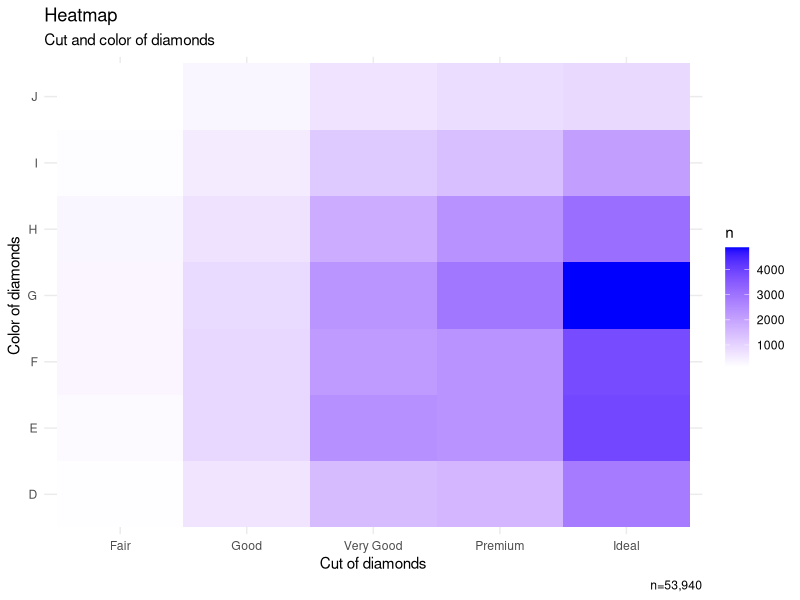

The R script that drew this image: (Note: this script raises an error after producing the figure.)
#R Heat Map
library(dplyr)
library(ggplot2)


ds <- diamonds %>%
  dplyr::group_by(cut,color)%>%
  dplyr::tally()

pl <- ggplot(data = ds,aes(x = cut, y = color, fill = n))
pl <- pl + geom_tile()
pl <- pl + theme_minimal()
pl <- pl + scale_fill_gradient(low="white", high="blue")
pl <- pl + labs(title = "Heatmap")
pl <- pl + labs(x ="Cut of diamonds", y = "Color of diamonds")
pl <- pl + labs(subtitle = "Cut and color of diamonds")
pl <- pl + labs(caption = paste0("n=", prettyNum(sum(ds$n), big.mark = ",")))

pl


#R Spatial Chart
library(tidyverse)
library(maps)
library(mapproj)
library(dbplyr)

?map_data()

world_tbl <- map_data("world") %>%
  as_tibble()

world_tbl

world_base <- world_tbl %>%
  ggplot() +
  geom_map(
    aes(long, lat, map_id = region),
    map = world_tbl,
    color = "gray80", fill = "gray30", size = 0.3
  )

world_base

world_base + 
  coord_map("ortho", orientation = c(39, -98, 0))


#state map
usa_tbl <- map_data("state") %>% as_tibble()
usa_tbl %>%
  ggplot(aes(long, lat, map_id = region)) +
  geom_map(
    map = usa_tbl,
    color = "gray80", fill = "gray30", size = 0.3
  ) +
  coord_map("ortho", orientation = c(39, -98,0))
  
usa_tbl

republican_voting_tbl <- maps::votes.repub %>%
  as_tibble(rownames = "state") %>%
  select(state, '1976') %>%
  rename(repub_prop = '1976') %>%
  mutate(repub_prop = repub_prop / 100) %>%
  mutate(state = str_to_lower(state))

republican_voting_tbl


usa_voting_tbl <- usa_tbl %>%
  left_join(republican_voting_tbl, by = c("region" = "state"))

usa_voting_tbl

usa_voting_tbl %>%
  ggplot(aes(long, lat, group = subregion)) +
  geom_map(
    aes(map_id = region),
    map = usa_tbl,
    color = "gray80", fill = "gray30", size = 0.3
  ) +
  coord_map("ortho", orientation = c(39, -98, 0)) +
  geom_polygon(aes(group = group, fill = repub_prop), color = "black") +
  scale_fill_gradient2(low = "blue", mid = "white", high = "red",
                      midpoint = 0.5, labels = scales::percent) +
  theme_minimal() +
  labs(
      title = "Voting Republican in 1976",
      x = "", y = "", fill = ""
  ) +
  theme(
    plot.title = element_text(size = 26, face = "bold", color = "red3"),
    legend.position = "bottom"
  )






#R Funnel or Violin

library(ggplot2)
library(dplyr)


comorbidity <- c('asthma', 'cardio', 'diabetes', 'downsyn', 'hematologic',
                'immuno','neurological', 'obesity', 'pneumopathy',
                'puerperium', 'renal')


cases <-       c(145, 2768, 2369, 36, 179,289,198, 168, 44, 318, 14)


deaths <-   c(42, 1069 , 914 ,13, 63,  127, 62,  81,  6 ,137 ,7)

df <- data.frame(comorbidity, cases, deaths)
df

df2 <- df%>%
  dplyr::mutate(DeathRatebyComorb =  deaths/cases
                , OverallDeathRate = sum(deaths)/sum(cases)
                , se = sqrt( OverallDeathRate * ((1- OverallDeathRate) /cases))
                , lcl95 = OverallDeathRate   - (1.96* se)
                , ucl95 = OverallDeathRate   + (1.96* se)
                , lcl99.7 = OverallDeathRate - (3* se)
                , ucl99.7 = OverallDeathRate + (3* se)

  )
df2                
                
pl <- ggplot(data = df2, aes(x = cases, group =OverallDeathRate))

pl <- pl + geom_smooth(aes(y =lcl95),se = FALSE,linetype ="solid",color = "red", size = 0.5)
pl <- pl + geom_smooth(aes(y =ucl95),se = FALSE, linetype ="solid",color = "red", size = 0.5)

pl <- pl + geom_smooth(aes(y =lcl99.7),se = FALSE, linetype ="solid",color = "blue", size = 0.5)
pl <- pl + geom_smooth(aes(y =ucl99.7),se = FALSE, linetype ="solid",color = "blue", size = 0.5)

pl <- pl + geom_smooth(aes(y =OverallDeathRate),se = FALSE, color = "blue")

pl <- pl + geom_point(aes(y =DeathRatebyComorb), color ="red")

pl <- pl + geom_text(aes(y =DeathRatebyComorb,label=comorbidity),color = "blue",size = 3,hjust= -0.2, vjust= -0.3)


pl <- pl + geom_label(aes(x = 1500, y = .5, label ="red  line shows 95% CI"))
pl <- pl + geom_label(aes(x = 1500, y = .25, label ="blue line shows 97.5% CI"))

pl <- pl +  theme_classic()
pl <- pl + scale_x_continuous(breaks = seq(0, 4000, by=500 ))
pl <- pl + scale_y_continuous(labels = scales::percent)
pl <- pl + labs(title ="Funnel plot showing the mortality rates for various comorbidities")
pl <- pl + labs(x ="Covid cases")
pl <- pl + labs(y= "Mortality rate %")
pl


#R Bullet Chart
library(tidyverse)
tibble(
  name = "Tesla",
  quant_value = 75,
  qualitative = 100
) %>% 
  ggplot(aes(x = quant_value, y = name)) +
  geom_col(aes(x = qualitative), fill = "grey") +
  geom_col(width = 0.5, fill = "black") +
  coord_cartesian(ylim = c(0.3, 1.7)) +
  theme_minimal() +
  theme(panel.grid.major.y = element_blank())


ex_df <- tibble(
  name = rep("Tesla", 2),
  group = c("Qualitative", "Measure"),
  value = c(100, 75),
  width = c(0.9, 0.5)
)
ex_df %>% 
  ggplot(aes(x = value, y = name, fill = group)) +
  geom_col(width = ex_df$width) +
  coord_cartesian(ylim = c(0.3, 1.7)) +
  scale_fill_manual(values = c("black", "grey")) +
  theme_minimal() +
  theme(panel.grid.major.y = element_blank())

ex_df <- bind_rows(
  tibble(
    name = rep("Model X", 2),
    group = c("Qualitative", "Measure"),
    color = c("grey", "black"),
    value = c(100, 75),
    width = c(0.9, 0.5),
    target = rep(82, 2),
    ymin = rep(0.7, 2),
    ymax = rep(1.3, 2)
  ),
  tibble(
    name = rep("Model 3", 2),
    group = c("Qualitative", "Measure"),
    color = c("grey", "black"),
    value = c(88, 64),
    width = c(0.9, 0.5),
    target = rep(77, 2),
    ymin = rep(1.7, 2),
    ymax = rep(2.3, 2)
  )
)

ex_df %>% 
  ggplot(aes(x = value, y = name, fill = color)) +
  geom_col(width = c(0.9, 0.5, 0.9, 0.5)) +
  geom_linerange(
    aes(x = target, ymin = ymin, ymax = ymax),
    size = 2, color = "red"
  ) +
  coord_cartesian(ylim = c(0.3, 2.7)) +
  scale_fill_identity() +
  theme_minimal() +
  theme(panel.grid.major.y = element_blank())



#R Contour
library(ggplot2)
library(tidyverse)
theme_set(theme_light())

#Dataset

set.seed(123)

a <- data.frame(x=rnorm(n = 20000, mean = 10, sd = 1.2),
                y=rnorm(n = 20000, mean = 10, sd =1.2),
                group=rep("A", 20000))
b <- data.frame(x=rnorm(20000, 14.5, 1.2),
                y=rnorm(20000, 14.5, 1.2),
                group=rep("B", 20000))
c <- data_frame(x=rnorm(20000, 9.5, 1.5),
                y=rnorm(20000, 15.5, 1.5),
                group=rep("C", 20000))
data <- rbind(a,b,c)
str(data)


data %>%
  ggplot(aes(x = x,y = y, color = group)) +
  geom_point(size = 1, alpha = 0.5)


data %>%
  ggplot(aes(x=x, y=y) ) +
  geom_density_2d()

data %>%
  ggplot(aes(x=x, y=y) ) +
  geom_density_2d_filled(contour_var = "density")
